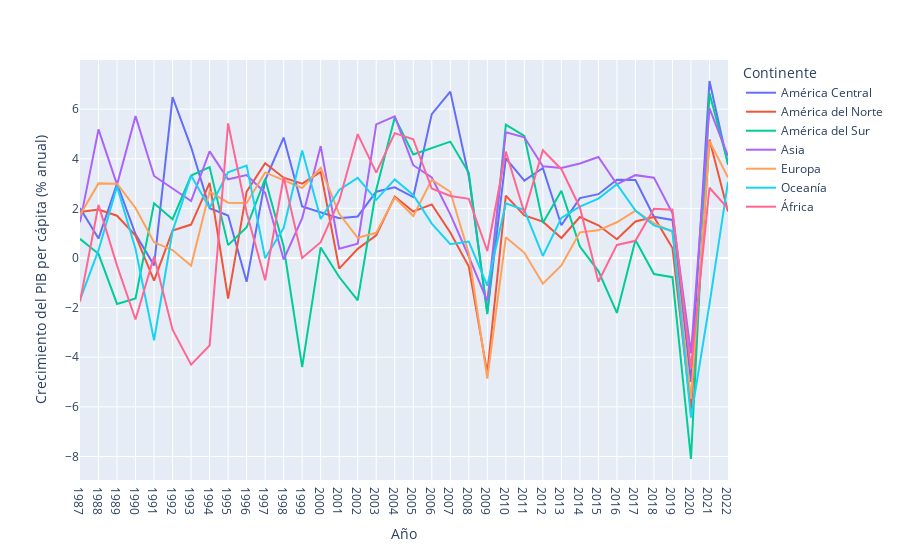
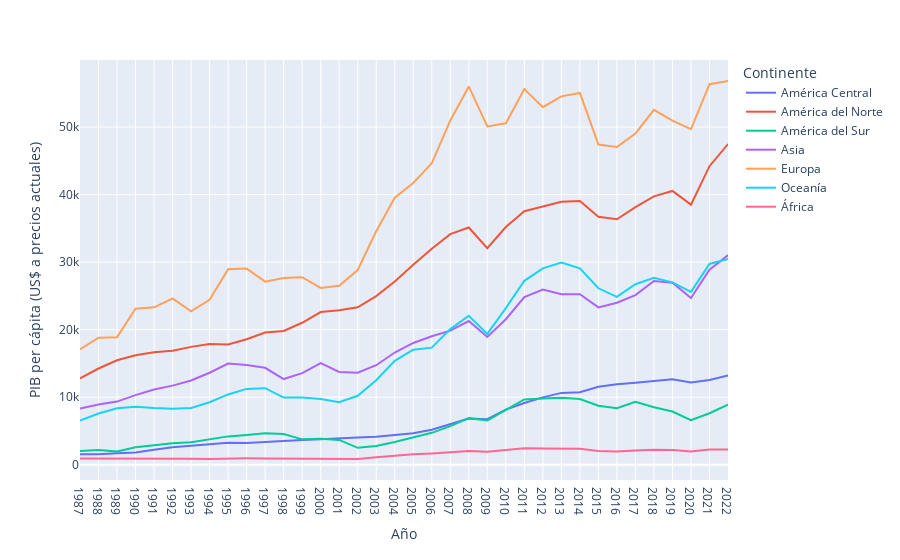

These figures' notebook cell, in order:
### Code cell
for i in df_contientes.columns[2:4]:
    graficar_indicador(i)

### Figure 1 — Plotly figure (JSON) as saved in the notebook; plotly's stock layout.template omitted (floating-point values rounded to 4 significant figures)
{"data": [{"hovertemplate": "Continente=América Central<br>Año=%{x}<br>Crecimiento del PIB per cápita (% anual)=%{y}<extra></extra>", "legendgroup": "América Central", "line": {"color": "#636efa", "dash": "solid"}, "marker": {"symbol": "circle"}, "mode": "lines", "name": "América Central", "orientation": "v", "showlegend": true, "type": "scatter", "x": ["1987", "1988", "1989", "1990", "1991", "1992", "1993", "1994", "1995", "1996", "1997", "1998", "1999", "2000", "2001", "2002", "2003", "2004", "2005", "2006", "2007", "2008", "2009", "2010", "2011", "2012", "2013", "2014", "2015", "2016", "2017", "2018", "2019", "2020", "2021", "2022"], "xaxis": "x", "y": [2.015, 0.7833, 3.005, 0.9545, -0.2965, 6.488, 4.473, 2.009, 1.714, -0.9608, 3.13, 4.856, 2.078, 1.839, 1.601, 1.676, 2.674, 2.848, 2.457, 5.8, 6.708, 3.298, -2.203, 4.013, 3.117, 3.628, 1.32, 2.415, 2.573, 3.152, 3.143, 1.661, 1.535, -4.994, 7.136, 3.764], "yaxis": "y"}, {"hovertemplate": "Continente=América del Norte<br>Año=%{x}<br>Crecimiento del PIB per cápita (% anual)=%{y}<extra></extra>", "legendgroup": "América del Norte", "line": {"color": "#EF553B", "dash": "solid"}, "marker": {"symbol": "circle"}, "mode": "lines", "name": "América del Norte", "orientation": "v", "showlegend": true, "type": "scatter", "x": ["1987", "1988", "1989", "1990", "1991", "1992", "1993", "1994", "1995", "1996", "1997", "1998", "1999", "2000", "2001", "2002", "2003", "2004", "2005", "2006", "2007", "2008", "2009", "2010", "2011", "2012", "2013", "2014", "2015", "2016", "2017", "2018", "2019", "2020", "2021", "2022"], "xaxis": "x", "y": [1.857, 1.954, 1.706, 0.9006, -0.9093, 1.106, 1.348, 3.026, -1.637, 2.674, 3.821, 3.238, 2.997, 3.474, -0.426, 0.3708, 0.9177, 2.477, 1.875, 2.161, 1.028, -0.3448, -4.643, 2.514, 1.717, 1.467, 0.8067, 1.654, 1.319, 0.7572, 1.475, 1.656, 0.4037, -6.148, 4.775, 1.874], "yaxis": "y"}, {"hovertemplate": "Continente=América del Sur<br>Año=%{x}<br>Crecimiento del PIB per cápita (% anual)=%{y}<extra></extra>", "legendgroup": "América del Sur", "line": {"color": "#00cc96", "dash": "solid"}, "marker": {"symbol": "circle"}, "mode": "lines", "name": "América del Sur", "orientation": "v", "showlegend": true, "type": "scatter", "x": ["1987", "1988", "1989", "1990", "1991", "1992", "1993", "1994", "1995", "1996", "1997", "1998", "1999", "2000", "2001", "2002", "2003", "2004", "2005", "2006", "2007", "2008", "2009", "2010", "2011", "2012", "2013", "2014", "2015", "2016", "2017", "2018", "2019", "2020", "2021", "2022"], "xaxis": "x", "y": [0.7716, 0.1691, -1.85, -1.632, 2.204, 1.563, 3.322, 3.665, 0.52, 1.24, 3.189, 0.4609, -4.401, 0.4274, -0.7659, -1.71, 2.75, 5.669, 4.172, 4.436, 4.692, 3.434, -2.263, 5.378, 4.925, 1.416, 2.707, 0.4603, -0.5274, -2.214, 0.7274, -0.6481, -0.7715, -8.102, 6.639, 3.811], "yaxis": "y"}, {"hovertemplate": "Continente=Asia<br>Año=%{x}<br>Crecimiento del PIB per cápita (% anual)=%{y}<extra></extra>", "legendgroup": "Asia", "line": {"color": "#ab63fa", "dash": "solid"}, "marker": {"symbol": "circle"}, "mode": "lines", "name": "Asia", "orientation": "v", "showlegend": true, "type": "scatter", "x": ["1987", "1988", "1989", "1990", "1991", "1992", "1993", "1994", "1995", "1996", "1997", "1998", "1999", "2000", "2001", "2002", "2003", "2004", "2005", "2006", "2007", "2008", "2009", "2010", "2011", "2012", "2013", "2014", "2015", "2016", "2017", "2018", "2019", "2020", "2021", "2022"], "xaxis": "x", "y": [1.442, 5.184, 2.957, 5.72, 3.307, 2.812, 2.299, 4.301, 3.171, 3.347, 2.63, -0.06368, 1.611, 4.513, 0.3716, 0.5785, 5.385, 5.709, 3.741, 3.244, 1.761, 0.06013, -1.733, 5.067, 4.866, 3.698, 3.627, 3.812, 4.072, 2.971, 3.341, 3.239, 1.805, -3.848, 6.031, 4.114], "yaxis": "y"}, {"hovertemplate": "Continente=Europa<br>Año=%{x}<br>Crecimiento del PIB per cápita (% anual)=%{y}<extra></extra>", "legendgroup": "Europa", "line": {"color": "#FFA15A", "dash": "solid"}, "marker": {"symbol": "circle"}, "mode": "lines", "name": "Europa", "orientation": "v", "showlegend": true, "type": "scatter", "x": ["1987", "1988", "1989", "1990", "1991", "1992", "1993", "1994", "1995", "1996", "1997", "1998", "1999", "2000", "2001", "2002", "2003", "2004", "2005", "2006", "2007", "2008", "2009", "2010", "2011", "2012", "2013", "2014", "2015", "2016", "2017", "2018", "2019", "2020", "2021", "2022"], "xaxis": "x", "y": [1.732, 3.009, 2.995, 2.016, 0.6321, 0.3189, -0.3106, 2.678, 2.229, 2.221, 3.449, 3.144, 2.823, 3.633, 1.785, 0.8153, 1.016, 2.435, 1.69, 3.154, 2.67, 0.1791, -4.863, 0.8337, 0.2107, -1.033, -0.2982, 1.035, 1.116, 1.442, 1.91, 1.394, 1.058, -5.668, 4.713, 3.248], "yaxis": "y"}, {"hovertemplate": "Continente=Oceanía<br>Año=%{x}<br>Crecimiento del PIB per cápita (% anual)=%{y}<extra></extra>", "legendgroup": "Oceanía", "line": {"color": "#19d3f3", "dash": "solid"}, "marker": {"symbol": "circle"}, "mode": "lines", "name": "Oceanía", "orientation": "v", "showlegend": true, "type": "scatter", "x": ["1987", "1988", "1989", "1990", "1991", "1992", "1993", "1994", "1995", "1996", "1997", "1998", "1999", "2000", "2001", "2002", "2003", "2004", "2005", "2006", "2007", "2008", "2009", "2010", "2011", "2012", "2013", "2014", "2015", "2016", "2017", "2018", "2019", "2020", "2021", "2022"], "xaxis": "x", "y": [-1.69, 0.3153, 2.883, 0.3621, -3.314, 1.085, 3.322, 2.019, 3.457, 3.727, -0.005471, 1.207, 4.337, 1.57, 2.746, 3.229, 2.345, 3.171, 2.545, 1.388, 0.5558, 0.6662, -1.116, 2.202, 1.932, 0.0836, 1.616, 2.069, 2.395, 2.974, 1.914, 1.315, 1.084, -6.437, -1.854, 3.073], "yaxis": "y"}, {"hovertemplate": "Continente=África<br>Año=%{x}<br>Crecimiento del PIB per cápita (% anual)=%{y}<extra></extra>", "legendgroup": "África", "line": {"color": "#FF6692", "dash": "solid"}, "marker": {"symbol": "circle"}, "mode": "lines", "name": "África", "orientation": "v", "showlegend": true, "type": "scatter", "x": ["1987", "1988", "1989", "1990", "1991", "1992", "1993", "1994", "1995", "1996", "1997", "1998", "1999", "2000", "2001", "2002", "2003", "2004", "2005", "2006", "2007", "2008", "2009", "2010", "2011", "2012", "2013", "2014", "2015", "2016", "2017", "2018", "2019", "2020", "2021", "2022"], "xaxis": "x", "y": [-1.759, 2.142, -0.3056, -2.48, 0.06411, -2.888, -4.297, -3.526, 5.429, 1.836, -0.8958, 3.256, 0.003349, 0.6398, 2.308, 4.995, 3.443, 5.033, 4.787, 2.802, 2.503, 2.385, 0.2821, 4.291, 1.828, 4.346, 3.581, 2.039, -0.9558, 0.5284, 0.696, 1.986, 1.948, -4.464, 2.832, 1.993], "yaxis": "y"}], "layout": {"legend": {"title": {"text": "Continente"}, "tracegroupgap": 0}, "margin": {"t": 60}, "xaxis": {"anchor": "y", "domain": [0, 1], "title": {"text": "Año"}}, "yaxis": {"anchor": "x", "domain": [0, 1], "title": {"text": "Crecimiento del PIB per cápita (% anual)"}}}}

### Figure 2 — Plotly figure (JSON) as saved in the notebook; plotly's stock layout.template omitted (floating-point values rounded to 4 significant figures)
{"data": [{"hovertemplate": "Continente=América Central<br>Año=%{x}<br>PIB per cápita (US$ a precios actuales)=%{y}<extra></extra>", "legendgroup": "América Central", "line": {"color": "#636efa", "dash": "solid"}, "marker": {"symbol": "circle"}, "mode": "lines", "name": "América Central", "orientation": "v", "showlegend": true, "type": "scatter", "x": ["1987", "1988", "1989", "1990", "1991", "1992", "1993", "1994", "1995", "1996", "1997", "1998", "1999", "2000", "2001", "2002", "2003", "2004", "2005", "2006", "2007", "2008", "2009", "2010", "2011", "2012", "2013", "2014", "2015", "2016", "2017", "2018", "2019", "2020", "2021", "2022"], "xaxis": "x", "y": [1550.0, 1537.0, 1705.0, 1808.0, 2221.0, 2578.0, 2814.0, 3006.0, 3241.0, 3194.0, 3373.0, 3581.0, 3654.0, 3773.0, 3942.0, 4021.0, 4124.0, 4376.0, 4643.0, 5188.0, 6055.0, 6842.0, 6738.0, 8147.0, 9137.0, 9972.0, 10630.0, 10740.0, 11530.0, 11900.0, 12120.0, 12380.0, 12670.0, 12180.0, 12540.0, 13200.0], "yaxis": "y"}, {"hovertemplate": "Continente=América del Norte<br>Año=%{x}<br>PIB per cápita (US$ a precios actuales)=%{y}<extra></extra>", "legendgroup": "América del Norte", "line": {"color": "#EF553B", "dash": "solid"}, "marker": {"symbol": "circle"}, "mode": "lines", "name": "América del Norte", "orientation": "v", "showlegend": true, "type": "scatter", "x": ["1987", "1988", "1989", "1990", "1991", "1992", "1993", "1994", "1995", "1996", "1997", "1998", "1999", "2000", "2001", "2002", "2003", "2004", "2005", "2006", "2007", "2008", "2009", "2010", "2011", "2012", "2013", "2014", "2015", "2016", "2017", "2018", "2019", "2020", "2021", "2022"], "xaxis": "x", "y": [12770.0, 14240.0, 15470.0, 16200.0, 16650.0, 16880.0, 17450.0, 17890.0, 17790.0, 18580.0, 19580.0, 19810.0, 21020.0, 22610.0, 22860.0, 23300.0, 24970.0, 27130.0, 29610.0, 31980.0, 34140.0, 35130.0, 32060.0, 35200.0, 37540.0, 38280.0, 38930.0, 39050.0, 36700.0, 36350.0, 38160.0, 39740.0, 40550.0, 38510.0, 44210.0, 47490.0], "yaxis": "y"}, {"hovertemplate": "Continente=América del Sur<br>Año=%{x}<br>PIB per cápita (US$ a precios actuales)=%{y}<extra></extra>", "legendgroup": "América del Sur", "line": {"color": "#00cc96", "dash": "solid"}, "marker": {"symbol": "circle"}, "mode": "lines", "name": "América del Sur", "orientation": "v", "showlegend": true, "type": "scatter", "x": ["1987", "1988", "1989", "1990", "1991", "1992", "1993", "1994", "1995", "1996", "1997", "1998", "1999", "2000", "2001", "2002", "2003", "2004", "2005", "2006", "2007", "2008", "2009", "2010", "2011", "2012", "2013", "2014", "2015", "2016", "2017", "2018", "2019", "2020", "2021", "2022"], "xaxis": "x", "y": [2024.0, 2172.0, 1943.0, 2586.0, 2868.0, 3175.0, 3336.0, 3793.0, 4193.0, 4402.0, 4657.0, 4547.0, 3753.0, 3848.0, 3670.0, 2502.0, 2783.0, 3349.0, 4081.0, 4720.0, 5719.0, 6894.0, 6560.0, 8167.0, 9661.0, 9796.0, 9913.0, 9737.0, 8733.0, 8372.0, 9302.0, 8505.0, 7870.0, 6592.0, 7620.0, 8906.0], "yaxis": "y"}, {"hovertemplate": "Continente=Asia<br>Año=%{x}<br>PIB per cápita (US$ a precios actuales)=%{y}<extra></extra>", "legendgroup": "Asia", "line": {"color": "#ab63fa", "dash": "solid"}, "marker": {"symbol": "circle"}, "mode": "lines", "name": "Asia", "orientation": "v", "showlegend": true, "type": "scatter", "x": ["1987", "1988", "1989", "1990", "1991", "1992", "1993", "1994", "1995", "1996", "1997", "1998", "1999", "2000", "2001", "2002", "2003", "2004", "2005", "2006", "2007", "2008", "2009", "2010", "2011", "2012", "2013", "2014", "2015", "2016", "2017", "2018", "2019", "2020", "2021", "2022"], "xaxis": "x", "y": [8316.0, 8906.0, 9344.0, 10310.0, 11120.0, 11710.0, 12470.0, 13620.0, 14980.0, 14780.0, 14350.0, 12680.0, 13560.0, 15040.0, 13730.0, 13630.0, 14730.0, 16610.0, 18030.0, 19030.0, 19860.0, 21270.0, 18920.0, 21550.0, 24830.0, 25950.0, 25260.0, 25260.0, 23290.0, 23990.0, 25110.0, 27220.0, 26950.0, 24680.0, 28870.0, 31040.0], "yaxis": "y"}, {"hovertemplate": "Continente=Europa<br>Año=%{x}<br>PIB per cápita (US$ a precios actuales)=%{y}<extra></extra>", "legendgroup": "Europa", "line": {"color": "#FFA15A", "dash": "solid"}, "marker": {"symbol": "circle"}, "mode": "lines", "name": "Europa", "orientation": "v", "showlegend": true, "type": "scatter", "x": ["1987", "1988", "1989", "1990", "1991", "1992", "1993", "1994", "1995", "1996", "1997", "1998", "1999", "2000", "2001", "2002", "2003", "2004", "2005", "2006", "2007", "2008", "2009", "2010", "2011", "2012", "2013", "2014", "2015", "2016", "2017", "2018", "2019", "2020", "2021", "2022"], "xaxis": "x", "y": [17060.0, 18800.0, 18890.0, 23090.0, 23300.0, 24610.0, 22730.0, 24430.0, 28950.0, 29050.0, 27100.0, 27660.0, 27770.0, 26180.0, 26490.0, 28830.0, 34580.0, 39540.0, 41720.0, 44640.0, 50970.0, 56030.0, 50090.0, 50570.0, 55630.0, 52940.0, 54550.0, 55060.0, 47410.0, 47060.0, 49060.0, 52550.0, 50960.0, 49680.0, 56360.0, 56830.0], "yaxis": "y"}, {"hovertemplate": "Continente=Oceanía<br>Año=%{x}<br>PIB per cápita (US$ a precios actuales)=%{y}<extra></extra>", "legendgroup": "Oceanía", "line": {"color": "#19d3f3", "dash": "solid"}, "marker": {"symbol": "circle"}, "mode": "lines", "name": "Oceanía", "orientation": "v", "showlegend": true, "type": "scatter", "x": ["1987", "1988", "1989", "1990", "1991", "1992", "1993", "1994", "1995", "1996", "1997", "1998", "1999", "2000", "2001", "2002", "2003", "2004", "2005", "2006", "2007", "2008", "2009", "2010", "2011", "2012", "2013", "2014", "2015", "2016", "2017", "2018", "2019", "2020", "2021", "2022"], "xaxis": "x", "y": [6553.0, 7573.0, 8352.0, 8593.0, 8399.0, 8286.0, 8411.0, 9249.0, 10400.0, 11230.0, 11330.0, 9935.0, 9944.0, 9729.0, 9241.0, 10210.0, 12520.0, 15380.0, 17040.0, 17340.0, 20080.0, 22050.0, 19360.0, 23190.0, 27230.0, 29070.0, 29930.0, 29090.0, 26120.0, 24850.0, 26730.0, 27680.0, 27000.0, 25600.0, 29740.0, 30450.0], "yaxis": "y"}, {"hovertemplate": "Continente=África<br>Año=%{x}<br>PIB per cápita (US$ a precios actuales)=%{y}<extra></extra>", "legendgroup": "África", "line": {"color": "#FF6692", "dash": "solid"}, "marker": {"symbol": "circle"}, "mode": "lines", "name": "África", "orientation": "v", "showlegend": true, "type": "scatter", "x": ["1987", "1988", "1989", "1990", "1991", "1992", "1993", "1994", "1995", "1996", "1997", "1998", "1999", "2000", "2001", "2002", "2003", "2004", "2005", "2006", "2007", "2008", "2009", "2010", "2011", "2012", "2013", "2014", "2015", "2016", "2017", "2018", "2019", "2020", "2021", "2022"], "xaxis": "x", "y": [899.2, 905.2, 873.1, 970.9, 904.1, 935.0, 893.7, 843.0, 918.5, 935.8, 925.5, 912.4, 895.5, 881.2, 850.6, 856.2, 1113.0, 1357.0, 1536.0, 1662.0, 1858.0, 2029.0, 1926.0, 2190.0, 2437.0, 2415.0, 2380.0, 2353.0, 2027.0, 1944.0, 2107.0, 2213.0, 2169.0, 1955.0, 2235.0, 2243.0], "yaxis": "y"}], "layout": {"legend": {"title": {"text": "Continente"}, "tracegroupgap": 0}, "margin": {"t": 60}, "xaxis": {"anchor": "y", "domain": [0, 1], "title": {"text": "Año"}}, "yaxis": {"anchor": "x", "domain": [0, 1], "title": {"text": "PIB per cápita (US$ a precios actuales)"}}}}
